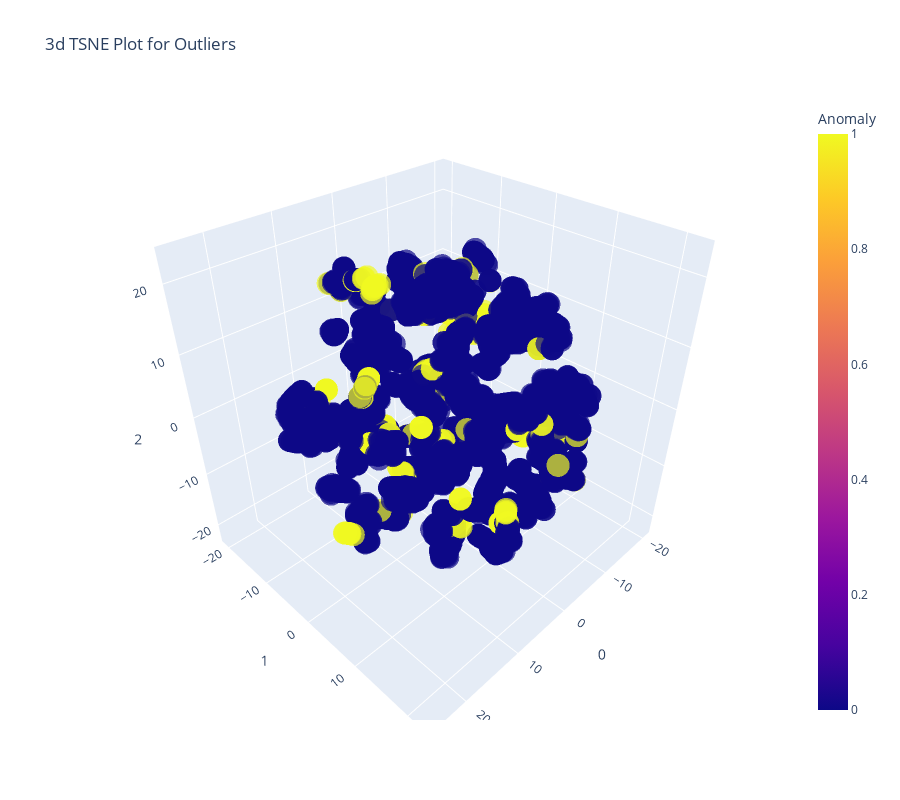

The code cell stored with this chart in its notebook:
### Markdown cell above
***📌KNN***

### Code cell
## creating a model
knn=create_model('knn')
## plotting a model
plot_model(knn)

### Figure 1 — Plotly figure (JSON) as saved in the notebook; plotly's stock layout.template omitted (floating-point values rounded to 4 significant figures; data arrays with more than 128 entries replaced by an {"elided": "..."} marker saying what was removed)
{"data": [{"customdata": {"elided": "3672x1 null values"}, "hovertemplate": "0=%{x}<br>1=%{y}<br>2=%{z}<br>Feature=%{customdata[0]}<br>Anomaly=%{marker.color}<extra></extra>", "legendgroup": "", "marker": {"color": {"elided": "3672 int values"}, "coloraxis": "coloraxis", "opacity": 0.7, "symbol": "circle"}, "mode": "markers", "name": "", "scene": "scene", "showlegend": false, "type": "scatter3d", "x": {"elided": "3672 float values"}, "y": {"elided": "3672 float values"}, "z": {"elided": "3672 float values"}}], "layout": {"coloraxis": {"colorbar": {"title": {"text": "Anomaly"}}, "colorscale": [[0, "#0d0887"], [0.1111, "#46039f"], [0.2222, "#7201a8"], [0.3333, "#9c179e"], [0.4444, "#bd3786"], [0.5556, "#d8576b"], [0.6667, "#ed7953"], [0.7778, "#fb9f3a"], [0.8889, "#fdca26"], [1, "#f0f921"]]}, "height": 800, "legend": {"tracegroupgap": 0}, "scene": {"domain": {"x": [0, 1], "y": [0, 1]}, "xaxis": {"title": {"text": "0"}}, "yaxis": {"title": {"text": "1"}}, "zaxis": {"title": {"text": "2"}}}, "title": {"text": "3d TSNE Plot for Outliers"}, "width": 900}}
